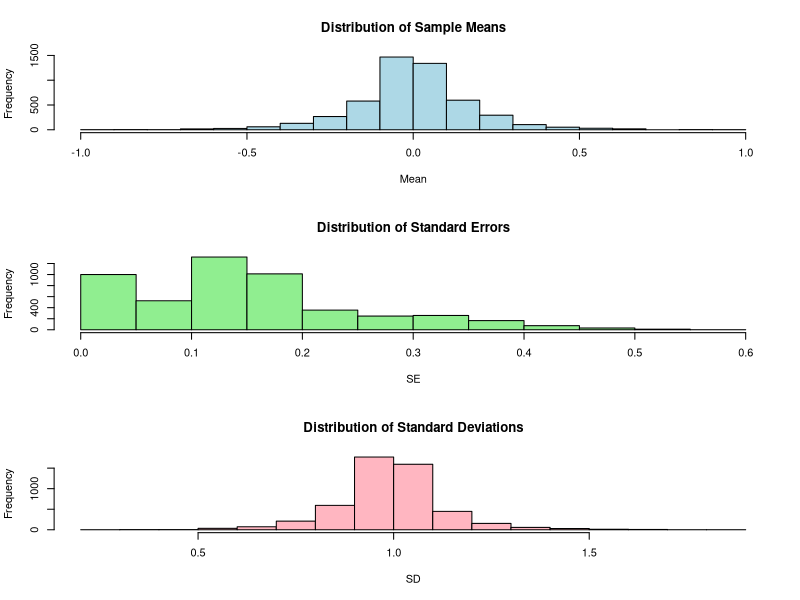
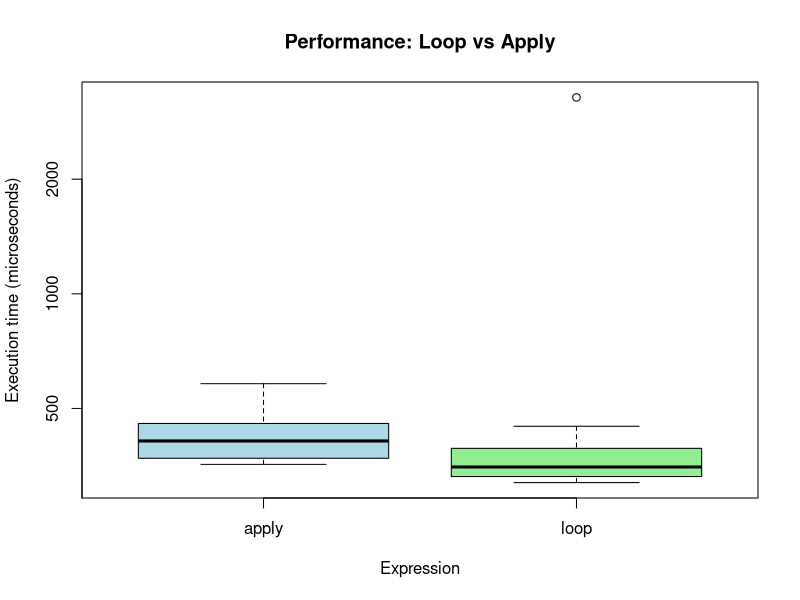
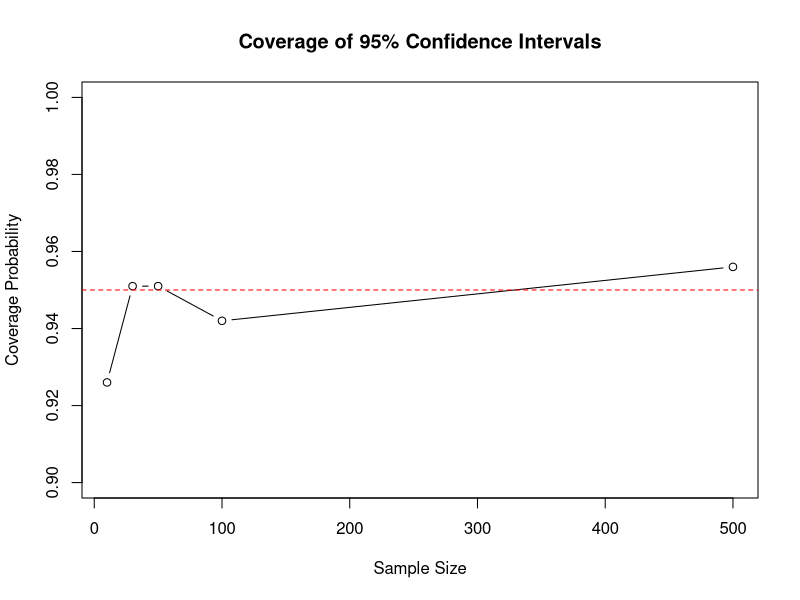
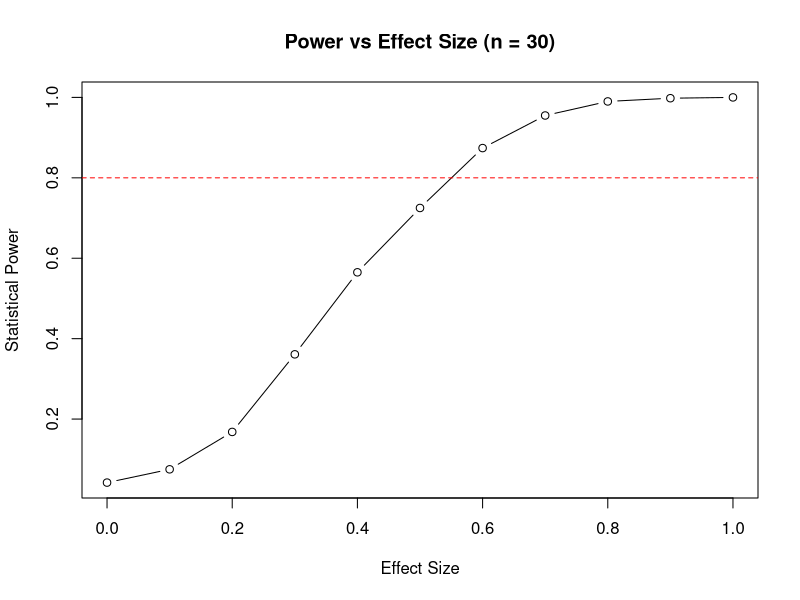
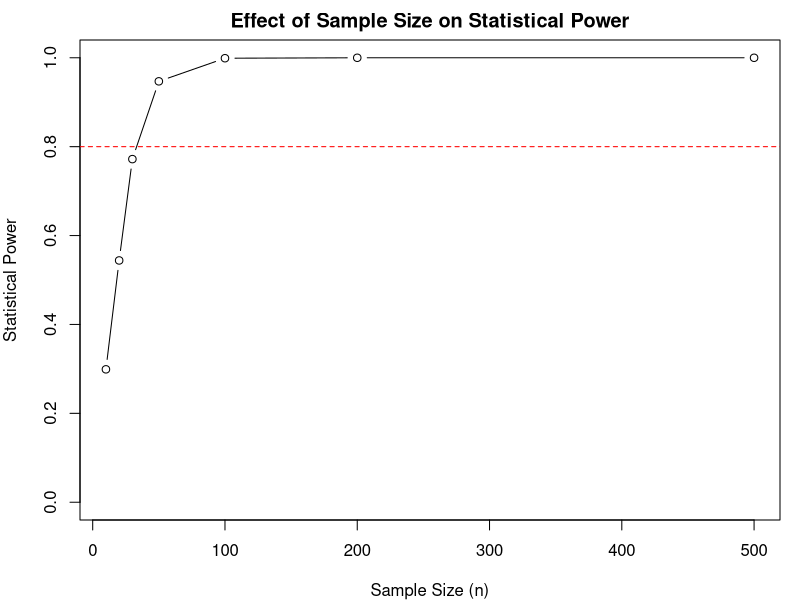
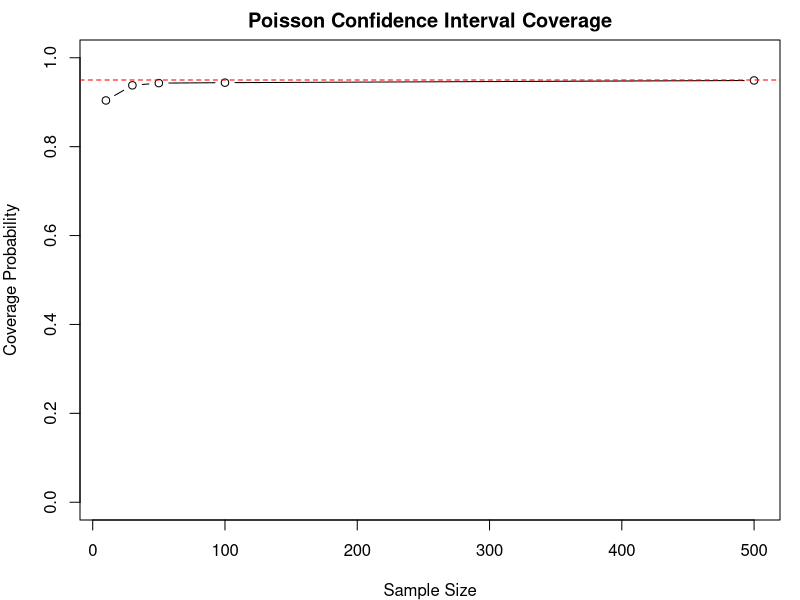
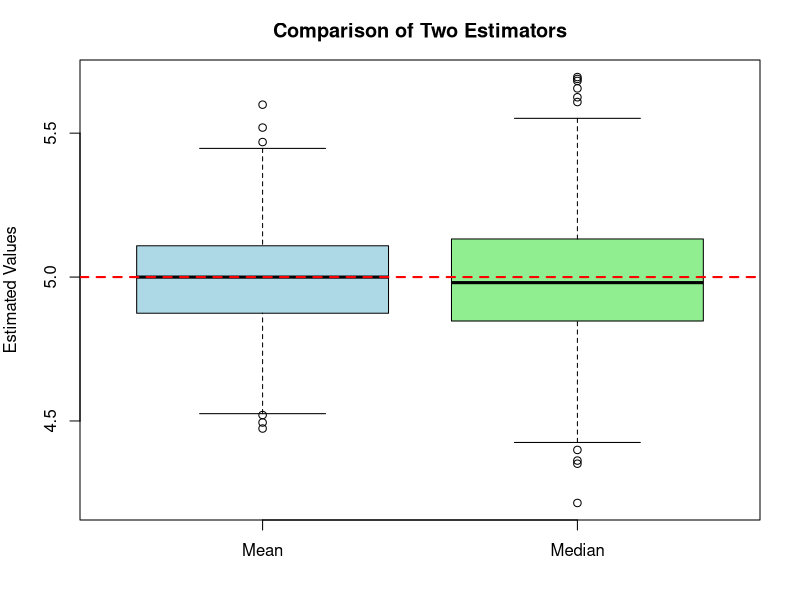

Generate these figures, in order, with R:
install.packages("microbenchmark")
install.packages("dplyr")
#loading the libraries
library(microbenchmark); library(dplyr)

#Exercise 1: Writing Functions
#writing reusable functions to simulation

# Function to compute mean and standard error
sim_stats <- function(n, mean = 0, sd = 1,
                      dist = "normal", ...) {
  
  if (dist == "normal") {
    x <- rnorm(n, mean = mean, sd = sd)
    
  } else if (dist == "poisson") {
    x <- rpois(n, ...)
    
  } else if (dist == "exponential") {
    x <- rexp(n, ...)
    
  } else {
    stop("Distribution not supported")
  }
  
  return(list(
    mean = mean(x),
    se = sd(x) / sqrt(n),
    sd = sd(x),
    n = n
  ))
}

# Test the function
sim_stats(100, mean = 5, sd = 2)
sim_stats(100, dist = "poisson", lambda = 3)
sim_stats(100, dist = "exponential", rate = 2)


# Function with default arguments
run_simulation <- function(n = 100, n_sims = 1000, dist = "normal", ...) {
  results <- replicate(n_sims, {
    
  x <- switch(dist,
                normal = rnorm(n, ...),
                poisson = rpois(n, ...),
                exponential = rexp(n, ...))
    c(mean = mean(x), sd = sd(x))
    })

  return(list(
    means = results[1, ],
    sds = results[2, ],
    mean_of_means = mean(results[1, ]),
    sd_of_means = sd(results[1, ])
     ))
   }

# Test
run_simulation(n = 30, n_sims = 500, dist = "normal", mean = 0, sd = 1)

#Exercise: Build a function to perform the estimation of the mean, se, sd for multiple values
# of n. Investigate the behavior of these summary quantities in a histogram.
run_simulation(n = 30, n_sims = 500, dist = "poisson", lambda = 3)

run_simulation(n = 30, n_sims = 500, dist = "exponential", rate = 2)


# Exercise: Investigate and include the production of samples of one additional distribution
# Function for multiple sample sizes

compare_sample_sizes <- function(n_values,
                                 n_sims = 1000,
                                 dist = "normal",
                                 ...) {
  
  results <- lapply(n_values, function(n) {
    
    sim <- replicate(n_sims, {
      
      x <- switch(dist,
                  normal = rnorm(n, ...),
                  poisson = rpois(n, ...),
                  exponential = rexp(n, ...))
      
      c(mean = mean(x),
        se = sd(x) / sqrt(n),
        sd = sd(x))
    })
    
    data.frame(
      n = n,
      mean = sim[1, ],
      se = sim[2, ],
      sd = sim[3, ]
    )
  })
  
  do.call(rbind, results)
}

#running the function
n_values <- c(10, 30, 50, 100, 500)

results <- compare_sample_sizes(
  n_values = n_values,
  n_sims = 1000,
  dist = "normal",
  mean = 0,
  sd = 1
)

#ploting histograms
par(mfrow = c(3, 1))

hist(results$mean,
     main = "Distribution of Sample Means",
     xlab = "Mean",
     col = "lightblue")

hist(results$se,
     main = "Distribution of Standard Errors",
     xlab = "SE",
     col = "lightgreen")

hist(results$sd,
     main = "Distribution of Standard Deviations",
     xlab = "SD",
     col = "lightpink")

par(mfrow = c(1, 1))

#Exercise 2: Control Structures
#if / else
x <- 5

if (x > 0) {
  print("Positive")
} else if (x == 0) {
  print("Zero")
} else {
  print("Negative")
}

sum <- 0

#for loop
for (i in 1:10) {sum <- sum + i}
print(sum)

# While loop
i <- 1

while (i <= 10) {
  print(i)
  i <- i + 1}

# Nested loop for matrix
mat <- matrix(0, nrow = 5, ncol = 5)

for (i in 1:5) {
  for (j in 1:5) {
    mat[i, j] <- i * j
  }
}

mat

#Exercise 3: Vectorization vs. Loops
library(microbenchmark)

# Vectorized vs loop
n <- 1000000
x <- runif(n)

# Loop-based
loop_square <- function(x) {
  result <- numeric(length(x))
  
  for (i in 1:length(x)) {
    result[i] <- x[i]^2
  }
  
  return(result)
}

# Vectorized
vectorized_square <- function(x) {
  x^2
}

# Compare performance
microbenchmark(
  loop = loop_square(x),
  vectorized = vectorized_square(x),
  times = 10
)

# Apply family
mat <- matrix(rnorm(10000), nrow = 100)

# Row means with apply
row_means_apply <- apply(mat, 1, mean)

# Row means with loop
row_means_loop <- numeric(nrow(mat))

for (i in 1:nrow(mat)) {
  row_means_loop[i] <- mean(mat[i, ])
}

# Compare results
all.equal(row_means_apply, row_means_loop)

#Exercise: Perform the comparison between the loop and apply for the matrix operations
set.seed(123)
mat <- matrix(rnorm(10000), nrow = 100)

# Method 1: Using apply()
row_means_apply <- function(mat) {
  apply(mat, 1, mean)
}

# Method 2: Using for loop
row_means_loop <- function(mat) {
  result <- numeric(nrow(mat))
  
  for (i in 1:nrow(mat)) {
    result[i] <- mean(mat[i, ])
  }
  
  return(result)
}

# Compare the results
all.equal(
  row_means_apply(mat),
  row_means_loop(mat)
)

# Compare execution time
benchmark_results <- microbenchmark(
  apply = row_means_apply(mat),
  loop = row_means_loop(mat),
  times = 100
)

# Display results
print(benchmark_results)

# Plot performance comparison
boxplot(
  benchmark_results,
  main = "Performance: Loop vs Apply",
  ylab = "Execution time (microseconds)",
  col = c("lightblue", "lightgreen")
)

# NOTE
# Both methods produce equivalent results, as confirmed by the all.equal() function.
# 
# The execution times are compared using the microbenchmark() package. 
# The benchmark allows us to evaluate the computational efficiency of each approach.
# 
# The apply() function provides more concise and readable code, while the for loop offers explicit control over the iterations.
# 
# The results show that both approaches can perform the same matrix operation, 
# although their execution times may differ depending on the matrix dimensions and computational environment.
# 
# Conclusion: The apply() function is a convenient alternative to explicit loops when performing operations 
# across matrix rows or columns. However, benchmarking is important to determine which approach is more efficient for a particular problem.

#Exercise 4: Data Manipulation with dplyr
data (iris)

# Filter observations from setosa species
iris_setosa <- filter(iris, Species == "setosa")

# Filter flowers with larger sepals and petals
iris_large <- filter( iris, Sepal.Length > 5 & Petal.Length > 3)

#select
iris_small <- select(
  iris,
  Sepal.Length,
  Petal.Length,
  Species)

#mutate
iris_new <- mutate(
  iris,
  Sepal_Petal_Ratio = Sepal.Length / Petal.Length,
  Sepal_Area = Sepal.Length * Sepal.Width)

#group and summarise
iris_summary <- iris %>%
  group_by(Species) %>%
  summarise(
    mean_sepal = mean(Sepal.Length),
    sd_sepal = sd(Sepal.Length),
    mean_petal = mean(Petal.Length),
    n = n()
  )

print(iris_summary)

#arrange
iris_arranged <- iris %>%
  arrange(desc(Sepal.Length))

# Pipeline example
iris_pipeline <- iris %>%
  filter(Sepal.Length > 5) %>%
  group_by(Species) %>%
  summarise(mean_petal = mean(Petal.Length)) %>%
  arrange(desc(mean_petal))

 print(iris_pipeline)

 
 #Exercise: Describe the commands used above.
 # The dplyr package provides useful functions for data manipulation in R.
 # The filter() function is used to select specific observations based on
 # given conditions. In this exercise, it selects flowers belonging to the
 # setosa species and flowers with sepal lengths greater than 5 and petal
 # lengths greater than 3.
 #
 # The select() function is used to choose specific columns from the dataset.
 # Here, it creates a new dataset containing only Sepal.Length, Petal.Length,
 # and Species.
 #
 # The mutate() function allows us to create new variables or modify existing
 # ones. In this example, it calculates the ratio between sepal and petal
 # length and the sepal area by multiplying sepal length by sepal width.
 #
 # The group_by() function groups the observations according to species,
 # while summarise() calculates summary statistics for each group. In this
 # exercise, it calculates the mean and standard deviation of sepal length,
 # the mean petal length, and the number of observations for each species.
 #
 # The arrange() function is used to organize observations according to a
 # specific variable. The desc() function sorts the data in descending order,
 # from the largest to the smallest sepal length.
 #
 # Finally, the pipe operator (%>%) connects multiple functions, allowing
 # different data manipulation operations to be performed in sequence.
 # In the pipeline example, the data are first filtered to include flowers
 # with sepal lengths greater than 5, then grouped by species, summarized
 # by mean petal length, and finally arranged in descending order.
 #
 # Overall, these functions make data manipulation easier and more efficient,
 # allowing us to filter, select, create, summarize, and organize data.
 
#Exercise: Change Sepal.Length parameter value in the scripts to verify the changes
iris_large <- filter(iris, Sepal.Length > 6 & Petal.Length > 3)

print(iris_large)

#Exercise: Perform a descriptive analysis of iris database
str(iris)

head(iris)

summary(iris)

# Calculate the mean of numerical variables
mean(iris$Sepal.Length)
mean(iris$Sepal.Width)
mean(iris$Petal.Length)
mean(iris$Petal.Width)

# Calculate the standard deviation
sd(iris$Sepal.Length)
sd(iris$Sepal.Width)
sd(iris$Petal.Length)
sd(iris$Petal.Width)

# Calculate the variance
var(iris$Sepal.Length)
var(iris$Sepal.Width)
var(iris$Petal.Length)
var(iris$Petal.Width)

# Frequency distribution of species
table(iris$Species)

# Descriptive statistics grouped by species
iris %>%
  group_by(Species) %>%
  summarise(
    mean_sepal_length = mean(Sepal.Length),
    mean_sepal_width = mean(Sepal.Width),
    mean_petal_length = mean(Petal.Length),
    mean_petal_width = mean(Petal.Width),
    sd_sepal_length = sd(Sepal.Length),
    sd_petal_length = sd(Petal.Length),
    n = n()
  )

#Exercise 5: Complete Simulation Study
#library(dplyr)


study_coverage <- function(n, n_sims = 1000, mu = 0, sigma = 1) {
  
  results <- replicate(n_sims, {
    x <- rnorm(n, mean = mu, sd = sigma)
    ci <- mean(x) + c(-1.96, 1.96) * sd(x) / sqrt(n)
    covered <- (ci[1] <= mu) & (ci[2] >= mu)
    return(covered)
  })
  return(mean(results))
}

# Test different sample sizes
sample_sizes <- c(10, 30, 50, 100, 500)

coverage_results <- data.frame(
  n = sample_sizes,
  coverage = sapply(sample_sizes, study_coverage)
)
print(coverage_results)

# Plot coverage results
plot(
  coverage_results$n,
  coverage_results$coverage,
  type = "b",
  xlab = "Sample Size",
  ylab = "Coverage Probability",
  main = "Coverage of 95% Confidence Intervals",
  ylim = c(0.9, 1)
)
abline(h = 0.95, col = "red", lty = 2)


# Study the effect of sample size on statistical power
study_power <- function(n, delta, n_sims = 1000) {
   results <- replicate(n_sims, {
    x <- rnorm(n, mean = delta, sd = 1)
    t_test <- t.test(x, mu = 0)
    return(t_test$p.value < 0.05)
  })
  return(mean(results))
}

# Test different effect sizes
effect_sizes <- seq(0, 1, by = 0.1)

power_results <- data.frame(
  delta = effect_sizes,
  power = sapply(effect_sizes, function(d) study_power(30, d))
)

print(power_results)

# Plot power results
plot(
  power_results$delta,
  power_results$power,
  type = "b",
  xlab = "Effect Size",
  ylab = "Statistical Power",
  main = "Power vs Effect Size (n = 30)")
abline(h = 0.8, col = "red", lty = 2)

#Exercise: Investigate how the T-test is performed
set.seed(123)

sample_data <- rnorm(30, mean = 5, sd = 1)

# Perform a one-sample T-test
t_test_result <- t.test(sample_data, mu = 5)

print(t_test_result)

# Extract the p-value
t_test_result$p.value

# Extract the confidence interval
t_test_result$conf.int

# Extract the sample mean
mean(sample_data)

# Extract the sample standard deviation
sd(sample_data)


# Two-sample T-test

# Generate two independent samples
group1 <- rnorm(30, mean = 5, sd = 1)
group2 <- rnorm(30, mean = 6, sd = 1)

# Compare the means of the two groups
two_sample_test <- t.test(group1, group2)

print(two_sample_test)

#Exercise: Investigate how larger values of n change the power of the test
set.seed(123)

# Function to calculate statistical power
study_power <- function(n, delta, n_sims = 1000) {
  results <- replicate(n_sims, {
    x <- rnorm(n, mean = delta, sd = 1)
    t_test <- t.test(x, mu = 0)
    return(t_test$p.value < 0.05)
  })
  return(mean(results))
}

# Test different sample sizes
sample_sizes <- c(10, 20, 30, 50, 100, 200, 500)

# Calculate power for each sample size
power_results <- data.frame(
  n = sample_sizes,
  power = sapply(
    sample_sizes,
    function(n) study_power(n, delta = 0.5)
  )
)

# Display results
print(power_results)

# Plot statistical power
par(mar = c(4, 4, 2, 1)) #this line is used to reduce the graph

plot(
  power_results$n,
  power_results$power,
  type = "b",
  xlab = "Sample Size (n)",
  ylab = "Statistical Power",
  main = "Effect of Sample Size on Statistical Power",
  ylim = c(0, 1)
)
# Add reference line at 80% power
abline(h = 0.8, col = "red", lty = 2)

 #CHALLENGES
# Write a function that simulates the coverage probability of a confidence interval
#for the mean of a Poisson distribution
study_poisson_coverage <- function(n, lambda = 5, n_sims = 1000) {
  
  results <- replicate(n_sims, {
    
    # Generate a random sample from a Poisson distribution
    x <- rpois(n, lambda = lambda)
    
    # Calculate the sample mean and standard error
    sample_mean <- mean(x)
    standard_error <- sd(x) / sqrt(n)
    
    # Calculate the 95% confidence interval
    ci <- sample_mean + c(-1.96, 1.96) * standard_error
    
    # Check if the true mean is inside the confidence interval
    covered <- (ci[1] <= lambda) & (ci[2] >= lambda)
    return(covered)
  })
  
  # Calculate the coverage probability
  return(mean(results))
}

# Test different sample sizes
sample_sizes <- c(10, 30, 50, 100, 500)

coverage_results <- data.frame(
  n = sample_sizes,
  coverage = sapply(sample_sizes, study_poisson_coverage)
)

# Display results
print(coverage_results)

# Plot coverage probability
par(mar = c(4, 4, 2, 1)) #this line is used to reduce the graph

plot(
  coverage_results$n,
  coverage_results$coverage,
  type = "b",
  xlab = "Sample Size",
  ylab = "Coverage Probability",
  main = "Poisson Confidence Interval Coverage",
  ylim = c(0, 1)
)

abline(h = 0.95, col = "red", lty = 2)


#challenge
#Design a simulation study to compare two different estimators for the same parameter
set.seed(123)

# Define simulation parameters
n <- 30
n_sims <- 1000
mu <- 5

# Create simulation function
compare_estimators <- function(n, n_sims, mu) {
  
  results <- replicate(n_sims, {
    
    # Generate random samples
    x <- rnorm(n, mean = mu, sd = 1)
    
    # Calculate two estimators
    mean_estimator <- mean(x)
    median_estimator <- median(x)
    
    return(c(mean_estimator, median_estimator))
  })
  return(results)
}

# Run simulation
results <- compare_estimators(n, n_sims, mu)

# Calculate bias
bias_mean <- mean(results[1, ]) - mu
bias_median <- mean(results[2, ]) - mu

# Calculate variance
var_mean <- var(results[1, ])
var_median <- var(results[2, ])

# Calculate Mean Squared Error (MSE)
mse_mean <- mean((results[1, ] - mu)^2)
mse_median <- mean((results[2, ] - mu)^2)

# Create comparison table
comparison <- data.frame(
  Estimator = c("Sample Mean", "Sample Median"),
  Bias = c(bias_mean, bias_median),
  Variance = c(var_mean, var_median),
  MSE = c(mse_mean, mse_median)
)

print(comparison)

# Compare estimator distributions
par(mar = c(4, 4, 3, 2)) # Adjust plot margins

boxplot(
  results[1, ],
  results[2, ],
  names = c("Mean", "Median"),
  main = "Comparison of Two Estimators",
  ylab = "Estimated Values",
  col = c("lightblue", "lightgreen"),
  cex.main = 1.2
)
abline(h = mu, col = "red", lty = 2, lwd = 2)
